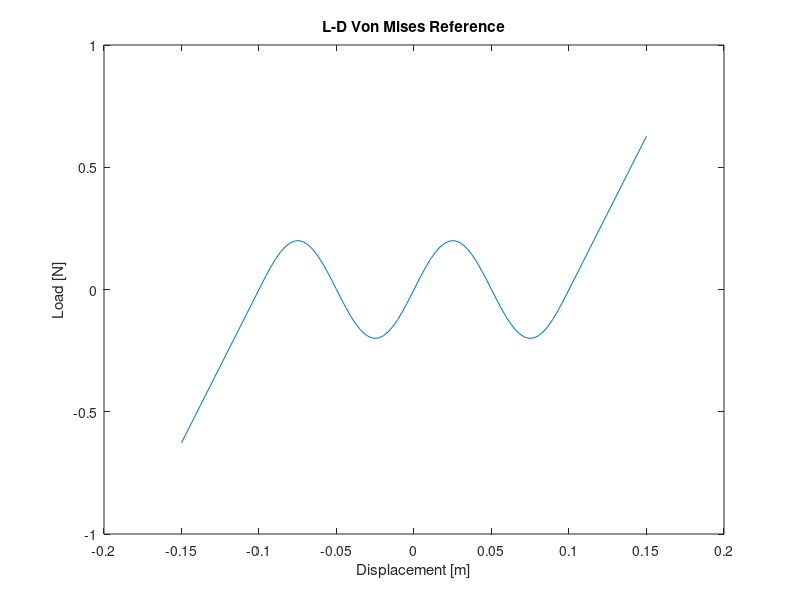

MATLAB code for this plot: (Note: this script raises an error after producing the figure.)
function [ ] = BuildingDissipation3_Medellin()
%=======================================
%+++++++++++++++++++++++++++++++++++++++
%Inputs
%+++++++++++++++++++++++++++++++++++++++
%-----------------
%Von Mises System
%-----------------
Kvm=5;
m=1e-3;
%Fvm=10*sin(x*10*2*pi)
%Force in VM truss
x=linspace(-0.15,0.15,100);
Fvm=[];
for I=1:length(x); Fvm=[Fvm; VonMises(x(I))]; end
figure
plot(x,Fvm);
xlabel('Displacement [m]'); ylabel('Load [N]'); title('L-D Von Mises Reference')
print('FvmDual4','-dpng','-r300')
%--------------------------
%Building
%--------------------------
Kb=6.3;
Mb=1;
%--------------------------
%Dashpot
%--------------------------
eta=0.02;
natf=sqrt(Kb/Mb);
C=eta*2*natf*Mb;
C=C/2;
%--------------------------
%Force
%--------------------------
Medellin=load('SueloCMedellin.prn'); %Acceleration in gs
dt=0.02;
time=[0:dt:(length(Medellin)-1)*dt];
Medellin=[time' Medellin*9.8];

%+++++++++++++++++++++++++++++++++++++++
%Solution
%+++++++++++++++++++++++++++++++++++++++
t_start =0;
%t_end=1/f;
t_end=time(end);
time_span=linspace(t_start,t_end,1e6);

initial_position_M=0;
initial_speed_M=0;
initial_position_m=0;
initial_speed_m=0;

x0=[initial_position_M initial_speed_M initial_position_m initial_speed_m];

[t,x]=ode113(@(t,x) rhs(t,x,C,Kb,Mb,m,Kvm,Medellin),time_span,x0);

x1=x(:,1);
x1dot=x(:,2);
x2=x(:,3);
x2dot=x(:,4);
%Force Von Mises
Fvm=[];
for I=1:length(t); Fvm=[Fvm; VonMises(x1(I)-x2(I))]; end

Data=load('DataRefMedellin.dat');

figure
plot(Data(:,1),Data(:,2),'--k','LineWidth',1); hold on;
plot(t,x1,'-r','LineWidth',1.2); xlabel('Time [s]'); ylabel('Displacement [m]'); legend('Ref','Snap')
print('TimeDispX1_Dual4','-dpng','-r300')

figure
plot(Data(:,2),Data(:,3),'--k'); hold on;
plot(x1,Kb*x1+C*x1dot+Kvm*x2+C*x2dot,'-r'); xlabel('Displacement [m]'); ylabel('Load [N]');legend('Ref','Snap')
title('Reaction Left Wall')
print('FWall_Dual4','-dpng','-r300')

% dlmwrite('Case1.dat',[t x1 Kb*x1+C*x1dot+Kvm*x2])

figure
plot(x1-x2,Fvm,'-b','LineWidth',2); xlabel('Displacement VM [m]'); ylabel('Load [N]');
title('Load in Von Mises Truss -Simulation-');
hold on
% x=linspace(-0.5,0.5,100);
% Fvm=[];
% for I=1:length(x); Fvm=[Fvm; VonMises(x(I))]; end
% plot(x,Fvm,'--r'); legend('Simulation','Input')
% print('FVM_Dual4','-dpng','-r300')

figure
plot(x1,Kvm*x2,'--b'); hold on;
plot(x1,Fvm,'--r')
% plot(x1,Kb*x1,'--r');
% plot(x1,C*x1dot,'-m')
xlabel('Displacement X_1 [m]')
ylabel('Load [N]');
title('Force in Kvnm');
legend('Kvm','VM','Location','NorthWest')
legend box off
%print('Components4','-dpng','-r300')

figure
plot(t,x1-x2);
xlabel('t[s]'), ylabel('Displacement x_1-x_2 [m]')
title('Displacement Von Mises');
print('-dpng','-r300','DVM4')

max(abs(Data(:,2)))
max(abs(x1))

end
%----------------------------------------------
function [F]=VonMises(x)

k=12.537;
if x<=-0.1
    F=k*x+k*0.1;    
elseif x>=0.1
    F=k*x-k*0.1;
elseif x>=0 && x<0.1
    F=0.2*sin(x*10*2*pi);
else
    F=0.2*sin(x*10*2*pi);
end
end
%----------------------------------------------
function q=rhs(t,x,C,Kb,Mb,m,Kvm,Medellin)

aq1 = interp1(Medellin(:,1),Medellin(:,2),t);
%aq1 = interp1(Medellin(:,1),Medellin(:,2),tq,'spline');
%fprintf('t= %g, a=%g\n',t, aq1);

x1=x(1);
x1dot=x(2);
x2=x(3);
x2dot=x(4);

Fvm = VonMises(x1-x2);

%Dashpot parallel to kvn
x1dotdot=(Mb*aq1-C*x1dot-Kb*x1-Fvm)/Mb;
x2dotdot=(-Kvm*x2+Fvm-C*(x2dot))/m;

q=[x1dot x1dotdot x2dot x2dotdot]';

end
        
